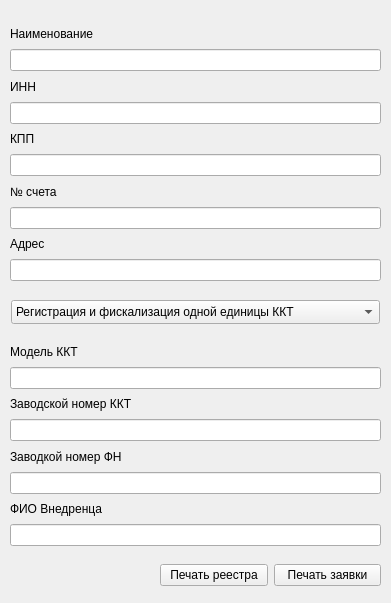
<?xml version="1.0" encoding="UTF-8"?>
<ui version="4.0">
 <class>MainWindow</class>
 <widget class="QMainWindow" name="MainWindow">
  <property name="geometry">
   <rect>
    <x>0</x>
    <y>0</y>
    <width>391</width>
    <height>603</height>
   </rect>
  </property>
  <property name="windowTitle">
   <string>MainWindow</string>
  </property>
  <widget class="QWidget" name="centralwidget">
   <widget class="QComboBox" name="comboBox">
    <property name="geometry">
     <rect>
      <x>11</x>
      <y>300</y>
      <width>369</width>
      <height>24</height>
     </rect>
    </property>
    <property name="modelColumn">
     <number>0</number>
    </property>
    <item>
     <property name="text">
      <string comment="first_">Регистрация и фискализация одной единицы ККТ</string>
     </property>
    </item>
    <item>
     <property name="text">
      <string>Комплексная настройка Контур.Маркета</string>
     </property>
    </item>
    <item>
     <property name="text">
      <string>Настройка Контур.Маркета</string>
     </property>
    </item>
    <item>
     <property name="text">
      <string>Перерегистрация ККТ без замены  ФН</string>
     </property>
    </item>
    <item>
     <property name="text">
      <string>Настройки под режим ЕНВД</string>
     </property>
    </item>
    <item>
     <property name="text">
      <string>Перерегистрация ККТ с заменой  ФН</string>
     </property>
    </item>
    <item>
     <property name="text">
      <string>Снятие с учета ККТ</string>
     </property>
    </item>
    <item>
     <property name="text">
      <string>Настройка Эквайринга Ingenico IPP320</string>
     </property>
    </item>
    <item>
     <property name="text">
      <string>Прошивка ККТ (ФФД 1.05, включая НДС 20%, Маркирвка)</string>
     </property>
    </item>
   </widget>
   <widget class="QWidget" name="">
    <property name="geometry">
     <rect>
      <x>10</x>
      <y>25</y>
      <width>371</width>
      <height>256</height>
     </rect>
    </property>
    <layout class="QVBoxLayout" name="verticalLayout">
     <item>
      <widget class="QLabel" name="label_company">
       <property name="text">
        <string>Наименование </string>
       </property>
      </widget>
     </item>
     <item>
      <widget class="QLineEdit" name="name_company"/>
     </item>
     <item>
      <widget class="QLabel" name="label_inn">
       <property name="text">
        <string>ИНН</string>
       </property>
      </widget>
     </item>
     <item>
      <widget class="QLineEdit" name="inn_company"/>
     </item>
     <item>
      <widget class="QLabel" name="label_kpp">
       <property name="text">
        <string>КПП</string>
       </property>
      </widget>
     </item>
     <item>
      <widget class="QLineEdit" name="kpp_company"/>
     </item>
     <item>
      <widget class="QLabel" name="label_bill">
       <property name="text">
        <string>№ счета</string>
       </property>
      </widget>
     </item>
     <item>
      <widget class="QLineEdit" name="number_bill"/>
     </item>
     <item>
      <widget class="QLabel" name="label_address">
       <property name="text">
        <string>Адрес</string>
       </property>
      </widget>
     </item>
     <item>
      <widget class="QLineEdit" name="address_work"/>
     </item>
    </layout>
   </widget>
   <widget class="QWidget" name="">
    <property name="geometry">
     <rect>
      <x>160</x>
      <y>550</y>
      <width>221</width>
      <height>51</height>
     </rect>
    </property>
    <layout class="QHBoxLayout" name="horizontalLayout">
     <item>
      <widget class="QPushButton" name="printReestr">
       <property name="text">
        <string>Печать реестра</string>
       </property>
      </widget>
     </item>
     <item>
      <widget class="QPushButton" name="printRequest">
       <property name="text">
        <string>Печать заявки</string>
       </property>
      </widget>
     </item>
    </layout>
   </widget>
   <widget class="QWidget" name="">
    <property name="geometry">
     <rect>
      <x>10</x>
      <y>342</y>
      <width>371</width>
      <height>204</height>
     </rect>
    </property>
    <layout class="QVBoxLayout" name="verticalLayout_2">
     <item>
      <widget class="QLabel" name="label_kkt">
       <property name="text">
        <string>Модель ККТ</string>
       </property>
      </widget>
     </item>
     <item>
      <widget class="QLineEdit" name="model_kkt"/>
     </item>
     <item>
      <widget class="QLabel" name="label_kkt_serial">
       <property name="text">
        <string>Заводской номер ККТ</string>
       </property>
      </widget>
     </item>
     <item>
      <widget class="QLineEdit" name="serial_kkt"/>
     </item>
     <item>
      <widget class="QLabel" name="label_fn">
       <property name="text">
        <string>Заводкой номер ФН</string>
       </property>
      </widget>
     </item>
     <item>
      <widget class="QLineEdit" name="serial_fn"/>
     </item>
     <item>
      <widget class="QLabel" name="label_name">
       <property name="text">
        <string>ФИО Внедренца</string>
       </property>
      </widget>
     </item>
     <item>
      <widget class="QLineEdit" name="spec_name">
       <property name="text">
        <string/>
       </property>
      </widget>
     </item>
    </layout>
   </widget>
  </widget>
 </widget>
 <resources/>
 <connections/>
</ui>
